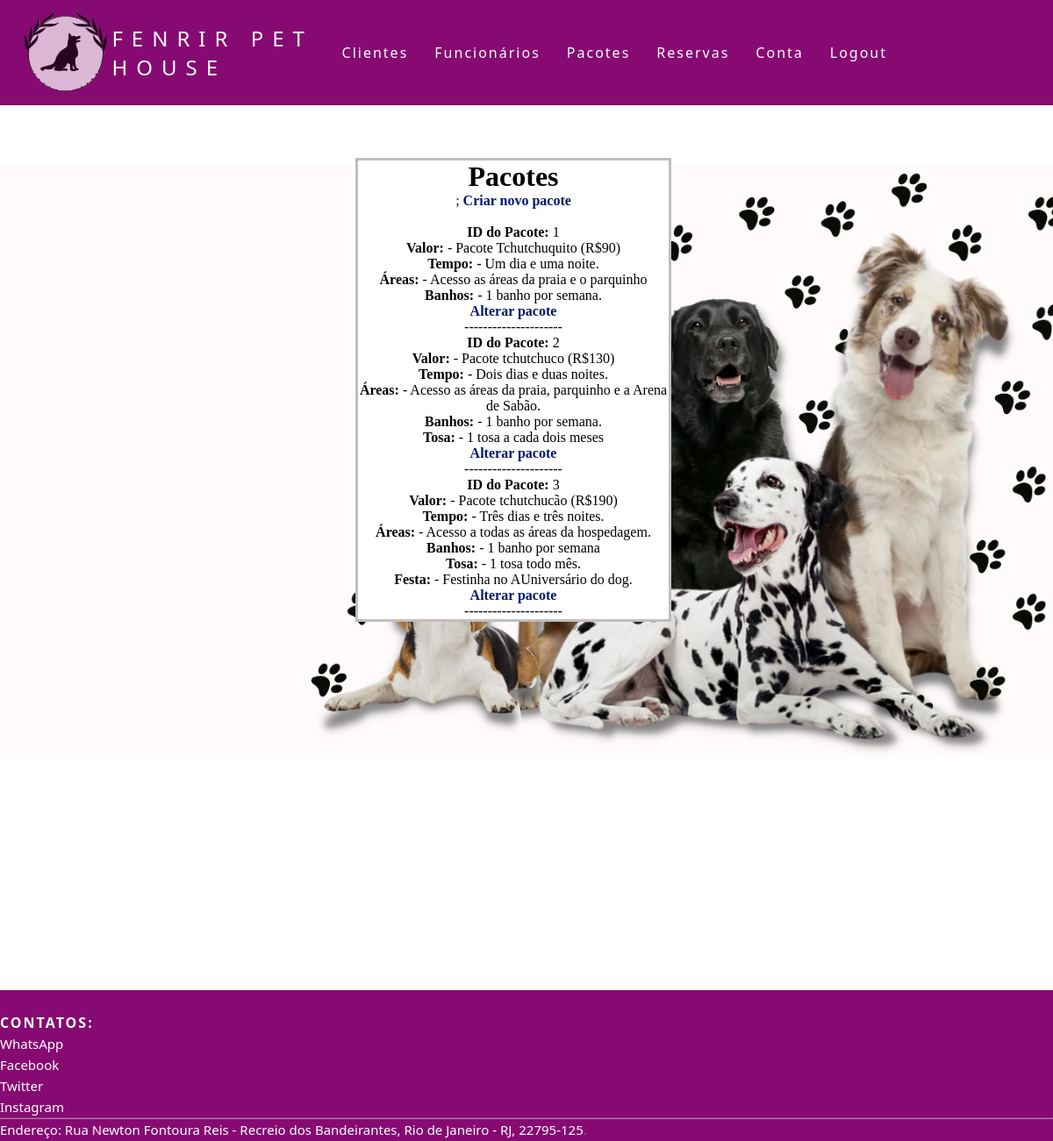
The app's page /admpacotes.php, older data.
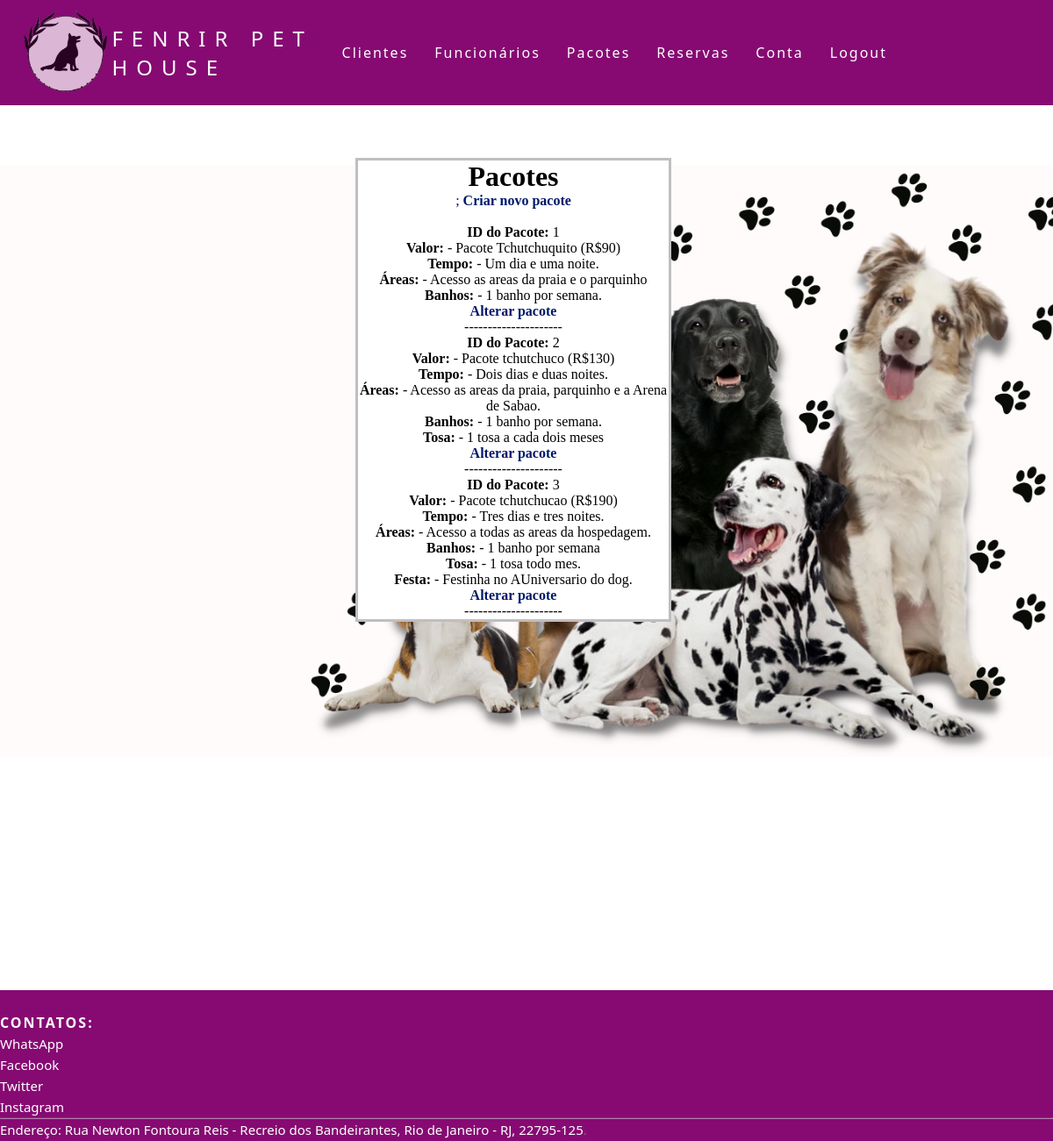
The same page, newer data.
### tables this page shows
CREATE TABLE `pacotes` (
  `idpacote` int(255) NOT NULL,
  `nome` varchar(255) NOT NULL,
  `valor` varchar(255) NOT NULL,
  `tempo` varchar(255) NOT NULL,
  `areas` varchar(255) NOT NULL,
  `banho` varchar(255) DEFAULT NULL,
  `tosa` varchar(255) DEFAULT NULL,
  `festa` varchar(255) DEFAULT NULL
);

### src/admpacotes.php (the view, shortened to what this page needs)
<html lang="pt-br">
  <head>
    <link rel="stylesheet" href="style.css" />
  </head>
  <body>
      <header class="nav">
      <nav>
        <a href="adminpage.php"><img style="margin-left:25px; margin-top:10px; margin-bottom:10px; " src="logo.png" alt="Image" height="100"></a>
        <a class="logo" href="adminpage.php">Fenrir Pet House</a>
        <ul class="nav-list">
          <li><a href="admclient.php">Clientes</a></li>
          <li><a href="admfun.php">Funcionários</a></li>
          <li><a href="admpacotes.php">Pacotes</a></li>
          <li><a href="admservico.php">Reservas</a></li>
          <li><a href="admconta.php">Conta</a></li>
          <li><a href="logout.php">Logout</a></li>
        </ul>
      </nav>
    </header>
    <body background="capa dogs.png" class="background">
    </body>
    <div class="fenrir-login">
        <h1>Pacotes</h1>
        <?php include "conectauser.inc";
        $sql = "SELECT * FROM pacotes ;";
        $res = mysqli_query($mysqli,$sql);
        $linhas = mysqli_num_rows($res);
        echo "<a href='cria_pacote.php'>;
            <strong>Criar novo pacote</strong></a><br><br>";
        for($i = 0; $i < $linhas; $i++){
            $pacotes = mysqli_fetch_array($res);
            echo "<strong>ID do Pacote: </strong>".$pacotes["idpacote"]."<br>";
            echo "<strong>Valor: </strong>".$pacotes["valor"]."<br>";
            echo "<strong>Tempo: </strong>".$pacotes["tempo"]."<br>";
            echo "<strong>Áreas: </strong>".$pacotes["areas"]."<br>";
            echo "<strong>Banhos: </strong>".$pacotes["banho"]."<br>";
            if (!empty($pacotes["tosa"]))  {
              echo "<strong>Tosa: </strong>".$pacotes["tosa"]."<br>";
            }
            if (!empty($pacotes["festa"]))  {
              echo "<strong>Festa: </strong>".$pacotes["festa"]."<br>";
            }
            echo "<a href='altera_pacote.php?idpacote=".$pacotes["idpacote"]."'>
            <strong>Alterar pacote</strong></a><br>";
            echo "---------------------<br>";
     }
  ?>
    </div>
   <footer class="site-footer">
        <div class="col-xs-6 col-md-3">
          <h6>Contatos:</h6>
          <ul class="footer-links">
            <li><a href="https://web.whatsapp.com/">WhatsApp</a></li>
            <li><a href="https://www.facebook.com/">Facebook</a></li>
            <li><a href="https://twitter.com/">Twitter</a></li>
            <li><a href="https://www.instagram.com/">Instagram</a></li>
          </ul>
        </div>
      <hr>
    <div class="container">
      <div class="row">
        <div class="col-md-8 col-sm-6 col-xs-12">
          <p class="copyright-text">
       <a href="https://www.google.com/maps/dir//Rua+Newton+Fontoura+Reis+-+Recreio+dos+Bandeirantes+-+R.+Newton+Fontoura+Reis+-+Recreio+dos+Bandeirantes,+Rio+de+Janeiro+-+RJ,+22795-125/@-22.9209579,-43.4968904,11z/data=!4m8!4m7!1m0!1m5!1m1!1s0x9bc3aed259b4ad:0x6383c2f561261060!2m2!1d-43.4660456!2d-23.026394">Endereço: Rua Newton Fontoura Reis - Recreio dos Bandeirantes, Rio de Janeiro - RJ, 22795-125</a>.
          </p>
    </div>
</footer>
  </body>
</html>

### src/style.css (style rules this page uses)
body { width:100%; }
* { margin: 0; padding: 0; }
a { color: #fff; text-decoration: none; transition: 0.3s; }
.logo { font-size: 24px; text-transform: uppercase; letter-spacing: 10px; }
.background { background-size: 100%; margin-bottom: none; background-position-x: 0%; background-position-y: 30%; background-repeat: no-repeat; margin: 0 auto; }
nav { display: flex; justify-content: space-around; align-items: center; font-family: system-ui, -apple-system, Helvetica, Arial, sans-serif; background: #860a72; width: 100%; margin-top: 0; position: relative; }
.nav-list { list-style: none; display: flex; padding-right: 5cm; }
.nav-list li { letter-spacing: 2px; margin-left: 30px; }
.fenrir-login { text-align: center; background-color: rgb(255, 255, 255); position: relative; right: 15px; border: 3px solid rgb(192, 190, 192); z-index: 9; margin-top: 5%; margin-right: 35%; margin-left: 35%; }
.fenrir-login a { color: rgb(0, 25, 107); }
.site-footer { background-color:#860a72; padding:20px 0 1px; font-family: system-ui, -apple-system, Helvetica, Arial, sans-serif; font-size:15px; line-height:24px; color:#737373; margin-top: 35%; position: relative; }
.site-footer hr { border-top-color:#bbb; opacity:0.5 }
.site-footer h6 { color:#fff; font-size:16px; text-transform:uppercase; margin-top:5px; letter-spacing:2px }
.site-footer a { color:#ffffff; font-family: system-ui, -apple-system, Helvetica, Arial, sans-serif; }
.footer-links { padding-left:0; list-style:none }
.footer-links li { display:block }
.footer-links a { color:#ffffff }
.copyright-text { margin:0 }

Row changes from the older to the newer data that the page shows:
changed pacotes "- Pacote Tchutchuquito (R$90)": areas "- Acesso as áreas da praia e o parquinho" → "- Acesso as areas da praia e o parquinho"
changed pacotes "- Pacote tchutchuco (R$130)": areas "- Acesso as áreas da praia, parquinho e a Arena de Sabão." → "- Acesso as areas da praia, parquinho e a Arena de Sabao."
changed pacotes "- 1 banho por semana": valor "- Pacote tchutchucão (R$190)" → "- Pacote tchutchucao (R$190)"; tempo "- Três dias e três noites." → "- Tres dias e tres noites."; areas "- Acesso a todas as áreas da hospedagem." → "- Acesso a todas as areas da hospedagem."; tosa "- 1 tosa todo mês." → "- 1 tosa todo mes."; festa "- Festinha no AUniversário do dog." → "- Festinha no AUniversario do dog."
